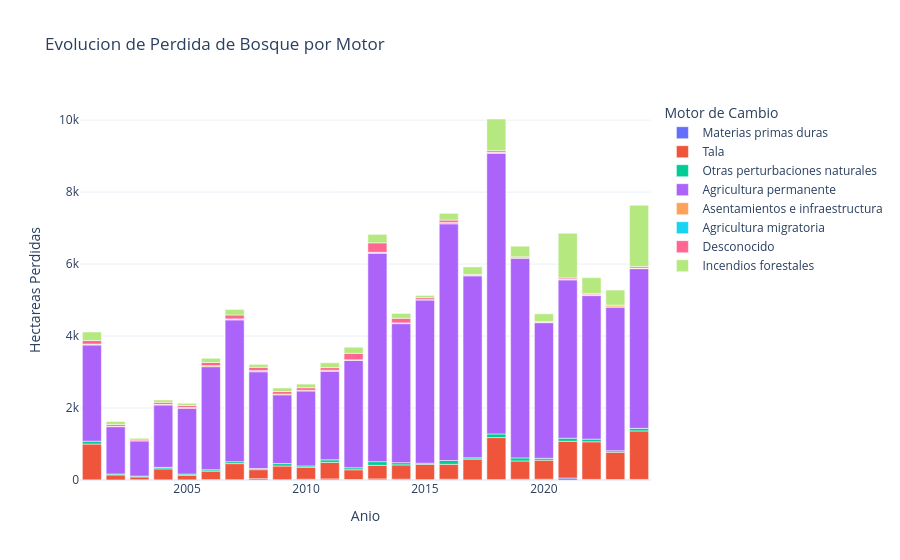

Notebook source saved alongside this figure:
### Markdown cell above
## 2. Los Motores de la Deforestacion
Visualizacion dinamica de los factores que causan la perdida de cobertura arborea año con año.

### Code cell
df_drivers = pd.read_csv(os.path.join(DATA_DIR, "gfw_drivers_perdida_completo_es.csv"))
fig_bar = px.bar(
    df_drivers, 
    x="loss_year", 
    y="loss_area_ha", 
    color="drivers_type",
    title="Evolucion de Perdida de Bosque por Motor",
    labels={'loss_year': 'Anio', 'loss_area_ha': 'Hectareas Perdidas', 'drivers_type': 'Motor de Cambio'},
    template="plotly_white"
)
fig_bar.show()

### Figure 1 — Plotly figure (JSON) as saved in the notebook; plotly's stock layout.template omitted (floating-point values rounded to 4 significant figures)
{"data": [{"hovertemplate": "Motor de Cambio=Materias primas duras<br>Anio=%{x}<br>Hectareas Perdidas=%{y}<extra></extra>", "legendgroup": "Materias primas duras", "marker": {"color": "#636efa", "pattern": {"shape": ""}}, "name": "Materias primas duras", "orientation": "v", "showlegend": true, "textposition": "auto", "type": "bar", "x": [2001, 2002, 2003, 2004, 2005, 2006, 2007, 2008, 2009, 2010, 2011, 2012, 2013, 2014, 2015, 2016, 2017, 2018, 2019, 2020, 2021, 2022, 2023, 2024], "xaxis": "x", "y": [3.932, 0.5827, 6.416, 3.8, 3.58, 10.71, 7.145, 36.15, 7.132, 21.47, 29.7, 13.6, 29.67, 22.78, 8.76, 20.59, 4.229, 9.553, 19.65, 21.19, 54.23, 16.29, 12.99, 16.14], "yaxis": "y"}, {"hovertemplate": "Motor de Cambio=Tala<br>Anio=%{x}<br>Hectareas Perdidas=%{y}<extra></extra>", "legendgroup": "Tala", "marker": {"color": "#EF553B", "pattern": {"shape": ""}}, "name": "Tala", "orientation": "v", "showlegend": true, "textposition": "auto", "type": "bar", "x": [2001, 2002, 2003, 2004, 2005, 2006, 2007, 2008, 2009, 2010, 2011, 2012, 2013, 2014, 2015, 2016, 2017, 2018, 2019, 2020, 2021, 2022, 2023, 2024], "xaxis": "x", "y": [995.3, 141.0, 79.46, 306.1, 129.4, 235.9, 448.3, 251.2, 381.9, 332.8, 459.5, 271.4, 377.7, 396.8, 427.3, 416.0, 577.2, 1169.0, 509.2, 529.1, 1022.0, 1046.0, 757.8, 1347.0], "yaxis": "y"}, {"hovertemplate": "Motor de Cambio=Otras perturbaciones naturales<br>Anio=%{x}<br>Hectareas Perdidas=%{y}<extra></extra>", "legendgroup": "Otras perturbaciones naturales", "marker": {"color": "#00cc96", "pattern": {"shape": ""}}, "name": "Otras perturbaciones naturales", "orientation": "v", "showlegend": true, "textposition": "auto", "type": "bar", "x": [2001, 2002, 2003, 2004, 2005, 2006, 2007, 2008, 2009, 2010, 2011, 2012, 2013, 2014, 2015, 2016, 2017, 2018, 2019, 2020, 2021, 2022, 2023, 2024], "xaxis": "x", "y": [78.71, 26.06, 21.66, 40.93, 32.19, 37.97, 53.66, 31.55, 67.07, 37.36, 70.78, 56.19, 103.2, 63.21, 31.13, 105.3, 35.64, 101.9, 85.82, 53.08, 85.3, 73.26, 42.19, 72.16], "yaxis": "y"}, {"hovertemplate": "Motor de Cambio=Agricultura permanente<br>Anio=%{x}<br>Hectareas Perdidas=%{y}<extra></extra>", "legendgroup": "Agricultura permanente", "marker": {"color": "#ab63fa", "pattern": {"shape": ""}}, "name": "Agricultura permanente", "orientation": "v", "showlegend": true, "textposition": "auto", "type": "bar", "x": [2001, 2002, 2003, 2004, 2005, 2006, 2007, 2008, 2009, 2010, 2011, 2012, 2013, 2014, 2015, 2016, 2017, 2018, 2019, 2020, 2021, 2022, 2023, 2024], "xaxis": "x", "y": [2674.0, 1314.0, 980.9, 1733.0, 1830.0, 2864.0, 3941.0, 2689.0, 1911.0, 2082.0, 2461.0, 2987.0, 5790.0, 3863.0, 4536.0, 6577.0, 5056.0, 7798.0, 5550.0, 3769.0, 4400.0, 3989.0, 3988.0, 4438.0], "yaxis": "y"}, {"hovertemplate": "Motor de Cambio=Asentamientos e infraestructura<br>Anio=%{x}<br>Hectareas Perdidas=%{y}<extra></extra>", "legendgroup": "Asentamientos e infraestructura", "marker": {"color": "#FFA15A", "pattern": {"shape": ""}}, "name": "Asentamientos e infraestructura", "orientation": "v", "showlegend": true, "textposition": "auto", "type": "bar", "x": [2001, 2002, 2003, 2004, 2005, 2006, 2007, 2008, 2009, 2010, 2011, 2012, 2013, 2014, 2015, 2016, 2017, 2018, 2019, 2020, 2021, 2022, 2023, 2024], "xaxis": "x", "y": [23.98, 9.662, 4.43, 18.4, 22.08, 29.05, 27.35, 32.8, 20.32, 18.76, 29.28, 12.21, 21.25, 20.91, 8.516, 41.09, 12.82, 26.4, 11.92, 13.03, 15.35, 24.77, 38.66, 16.23], "yaxis": "y"}, {"hovertemplate": "Motor de Cambio=Agricultura migratoria<br>Anio=%{x}<br>Hectareas Perdidas=%{y}<extra></extra>", "legendgroup": "Agricultura migratoria", "marker": {"color": "#19d3f3", "pattern": {"shape": ""}}, "name": "Agricultura migratoria", "orientation": "v", "showlegend": true, "textposition": "auto", "type": "bar", "x": [2001, 2002, 2004, 2007, 2012, 2013, 2017, 2018, 2020, 2021, 2022, 2024], "xaxis": "x", "y": [1.744, 0.8785, 0.2902, 0.07255, 0.1464, 6.066, 0.1464, 0.5855, 1.894, 4.65, 1.233, 0.5855], "yaxis": "y"}, {"hovertemplate": "Motor de Cambio=Desconocido<br>Anio=%{x}<br>Hectareas Perdidas=%{y}<extra></extra>", "legendgroup": "Desconocido", "marker": {"color": "#FF6692", "pattern": {"shape": ""}}, "name": "Desconocido", "orientation": "v", "showlegend": true, "textposition": "auto", "type": "bar", "x": [2001, 2002, 2003, 2004, 2005, 2006, 2007, 2008, 2009, 2010, 2011, 2012, 2013, 2014, 2015, 2016, 2017, 2018, 2019, 2020, 2021, 2022, 2023, 2024], "xaxis": "x", "y": [98.1, 50.86, 42.74, 56.71, 54.75, 88.2, 107.7, 90.76, 70.89, 71.88, 73.51, 180.6, 262.2, 128.3, 54.16, 63.13, 24.32, 46.28, 26.08, 21.9, 33.56, 27.37, 19.08, 41.82], "yaxis": "y"}, {"hovertemplate": "Motor de Cambio=Incendios forestales<br>Anio=%{x}<br>Hectareas Perdidas=%{y}<extra></extra>", "legendgroup": "Incendios forestales", "marker": {"color": "#B6E880", "pattern": {"shape": ""}}, "name": "Incendios forestales", "orientation": "v", "showlegend": true, "textposition": "auto", "type": "bar", "x": [2001, 2002, 2003, 2004, 2005, 2006, 2007, 2008, 2009, 2010, 2011, 2012, 2013, 2014, 2015, 2016, 2017, 2018, 2019, 2020, 2021, 2022, 2023, 2024], "xaxis": "x", "y": [236.7, 83.12, 26.92, 65.51, 60.01, 116.7, 154.9, 81.44, 99.85, 100.9, 133.7, 168.9, 235.3, 135.0, 62.99, 187.5, 212.8, 879.9, 294.3, 209.2, 1241.0, 446.1, 419.1, 1705.0], "yaxis": "y"}], "layout": {"barmode": "relative", "legend": {"title": {"text": "Motor de Cambio"}, "tracegroupgap": 0}, "title": {"text": "Evolucion de Perdida de Bosque por Motor"}, "xaxis": {"anchor": "y", "domain": [0, 1], "title": {"text": "Anio"}}, "yaxis": {"anchor": "x", "domain": [0, 1], "title": {"text": "Hectareas Perdidas"}}}}
